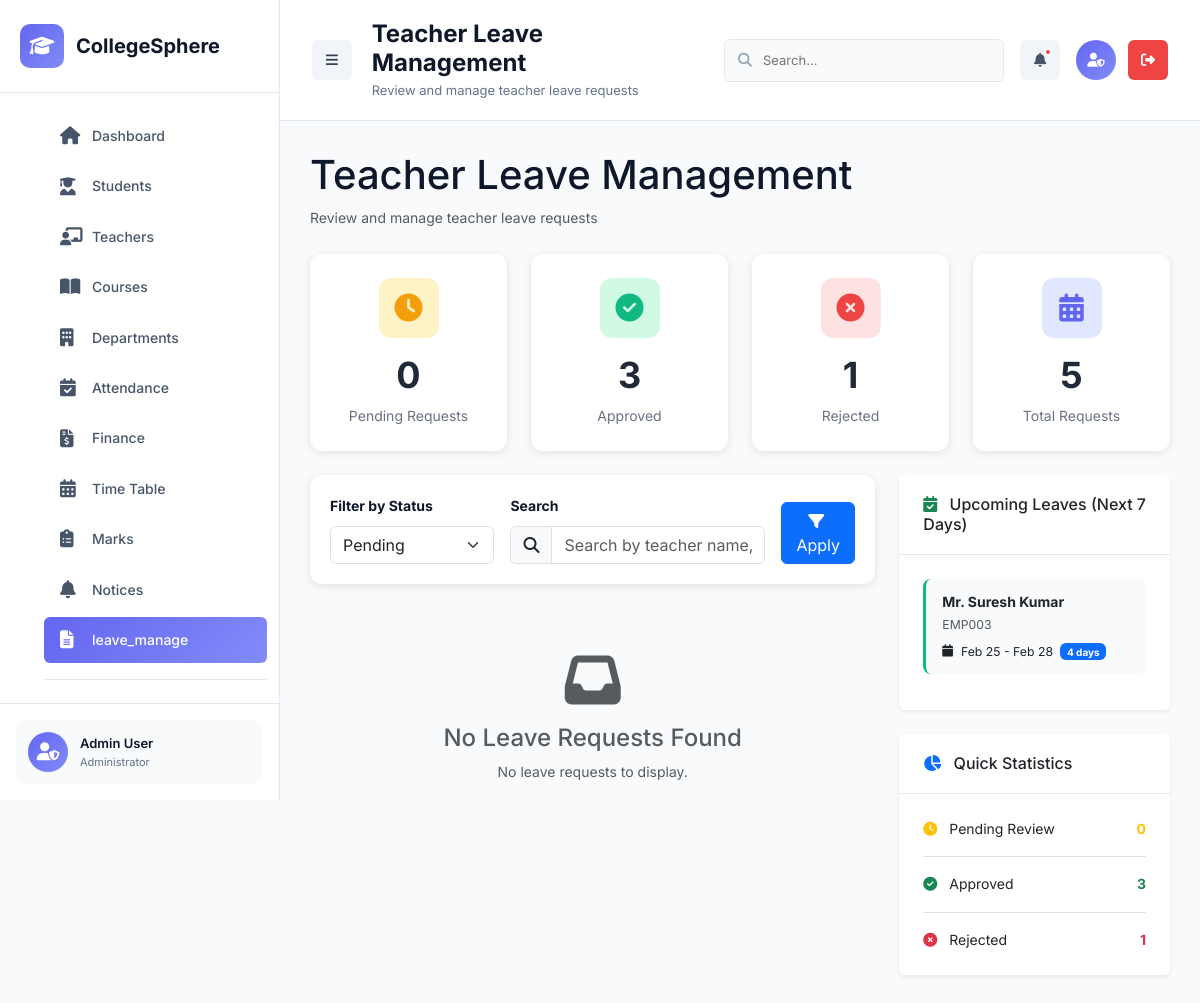
Page /college_sphere/admin/leave_management.php (signed in) on the committed database.
### tables this page shows
CREATE TABLE `leave_requests` (
  `leave_id` int(11) NOT NULL,
  `teacher_id` int(11) NOT NULL,
  `leave_type` enum('Sick Leave','Casual Leave','Emergency Leave','Maternity Leave','Paternity Leave','Unpaid Leave') NOT NULL,
  `start_date` date NOT NULL,
  `end_date` date NOT NULL,
  `total_days` int(11) NOT NULL,
  `reason` text NOT NULL,
  `status` enum('Pending','Approved','Rejected','Cancelled') DEFAULT 'Pending',
  `admin_remarks` text DEFAULT NULL,
  `approved_by` int(11) DEFAULT NULL,
  `approved_at` timestamp NULL DEFAULT NULL,
  `attachment` varchar(255) DEFAULT NULL,
  `created_at` timestamp NOT NULL DEFAULT current_timestamp(),
  `updated_at` timestamp NOT NULL DEFAULT current_timestamp() ON UPDATE current_timestamp()
);

CREATE TABLE `teachers` (
  `teacher_id` int(11) NOT NULL,
  `employee_id` varchar(50) NOT NULL,
  `first_name` varchar(50) NOT NULL,
  `last_name` varchar(50) NOT NULL,
  `email` varchar(100) NOT NULL,
  `password` varchar(255) DEFAULT NULL,
  `last_login` timestamp NULL DEFAULT NULL,
  `phone` varchar(20) DEFAULT NULL,
  `date_of_birth` date DEFAULT NULL,
  `gender` enum('Male','Female','Other') NOT NULL,
  `address` text DEFAULT NULL,
  `city` varchar(50) DEFAULT NULL,
  `state` varchar(50) DEFAULT NULL,
  `pincode` varchar(10) DEFAULT NULL,
  `dept_id` int(11) DEFAULT NULL,
  `designation` varchar(100) DEFAULT NULL,
  `qualification` varchar(200) DEFAULT NULL,
  `experience_years` int(11) DEFAULT 0,
  `joining_date` date NOT NULL,
  `salary` decimal(10,2) DEFAULT NULL,
  `status` enum('Active','Inactive','On Leave') DEFAULT 'Active',
  `profile_image` varchar(255) DEFAULT NULL,
  `created_at` timestamp NOT NULL DEFAULT current_timestamp(),
  `updated_at` timestamp NOT NULL DEFAULT current_timestamp() ON UPDATE current_timestamp()
);

### college_sphere/admin/leave_management.php (the view, shortened to what the rows shown need)
<?php
require_once '../config/db.php';
$page_title = "Teacher Leave Management";
$stats_query = "
    SELECT
        COUNT(CASE WHEN status = 'Pending' THEN 1 END) as pending_count,
        COUNT(CASE WHEN status = 'Approved' THEN 1 END) as approved_count,
        COUNT(CASE WHEN status = 'Rejected' THEN 1 END) as rejected_count,
        COUNT(*) as total_count
    FROM leave_requests
";
$stats = get_row($stats_query);
$upcoming_query = "
    SELECT
        lr.*,
        t.first_name,
        t.last_name,
        t.employee_id
    FROM leave_requests lr
    JOIN teachers t ON lr.teacher_id = t.teacher_id
    WHERE lr.status = 'Approved'
    AND lr.start_date BETWEEN CURDATE() AND DATE_ADD(CURDATE(), INTERVAL 7 DAY)
    ORDER BY lr.start_date ASC
    LIMIT 5
";
$upcoming_leaves = get_all($upcoming_query);
?>
<!DOCTYPE html>
<html lang="en">
<head>
    <link href="https://cdn.jsdelivr.net/npm/bootstrap@5.3.2/dist/css/bootstrap.min.css" rel="stylesheet">
    <link href="https://cdnjs.cloudflare.com/ajax/libs/font-awesome/6.5.0/css/all.min.css" rel="stylesheet">
    <link rel="stylesheet" href="../assets/css/admin.css">
</head>
<body>
    <main class="main-content" id="mainContent">
        <?php include 'includes/navbar.php'; ?>
        <div class="content-wrapper" style="padding: 30px;">
            <div class="mb-4">
                <h1 class="mb-2"><?php echo $page_title; ?></h1>
            </div>
            <div class="row">
                <div class="col-lg-4">
                    <div class="card border-0 shadow-sm mb-4">
                        <div class="card-body">
                            <?php if (count($upcoming_leaves) > 0): ?>
                                <?php foreach ($upcoming_leaves as $upcoming): ?>
                                <div class="upcoming-leave-item">
                                    <strong><?php echo htmlspecialchars($upcoming['first_name'] . ' ' . $upcoming['last_name']); ?></strong>
                                    <br>
                                    <small class="text-muted">
                                        <?php echo htmlspecialchars($upcoming['employee_id']); ?>
                                    </small>
                                    <div class="mt-1">
                                        <small>
                                            <?php echo date('M d', strtotime($upcoming['start_date'])); ?> -
                                            <?php echo date('M d', strtotime($upcoming['end_date'])); ?>
                                        </small>
                                        <span class="badge bg-primary ms-1" style="font-size: 10px;">
                                            <?php echo $upcoming['total_days']; ?> days
                                        </span>
                                    </div>
                                </div>
                                <?php endforeach; ?>
                            <?php else: ?>
                            <p class="text-muted text-center py-3 mb-0">No upcoming leaves</p>
                            <?php endif; ?>
                        </div>
                    </div>
                </div>
            </div>
        </div>
    </main>
</body>
</html>

### rows in the picture
leave_requests: teacher.last_name "Mr. Suresh Kumar", teacher.employee_id "EMP003", start_date "Feb 25", end_date "Feb 28", total_days "4"

### other values in the picture
$page_title "Teacher Leave Management"
$page_subtitle "Review and manage teacher leave requests"
$stats['pending_count'] "0"
$stats['approved_count'] "3"
$stats['rejected_count'] "1"
$stats['total_count'] "5"
